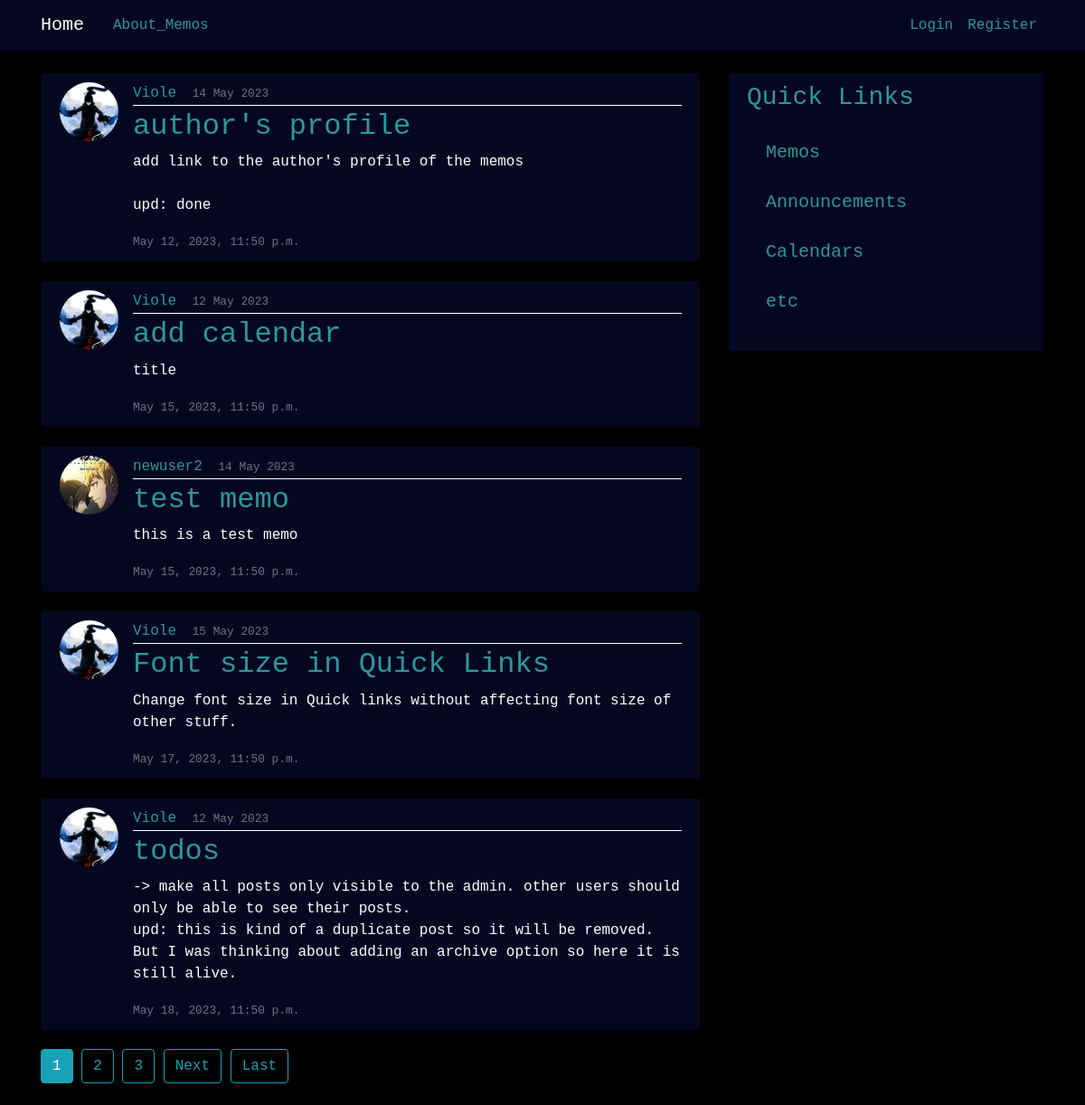
The page /memo/ on the database as committed earlier.
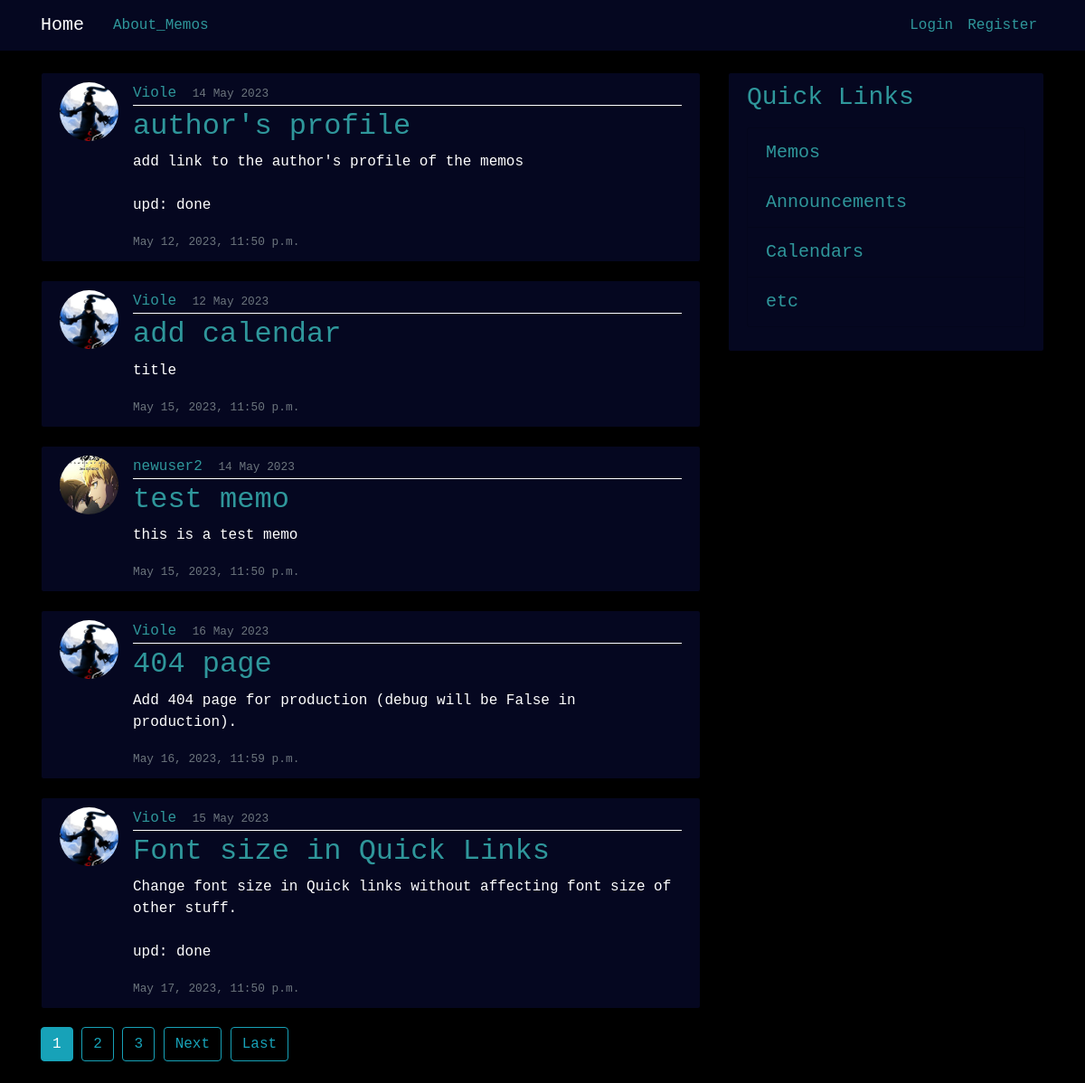
The same page on the database as committed later.
### memo/models.py (models this page shows, shortened)
class Post(models.Model):
    title = models.CharField(max_length=100)
    content = models.TextField()
    date_posted = models.DateTimeField(default=timezone.now)
    date_due = models.DateTimeField()
    author = models.ForeignKey(User, on_delete=models.CASCADE)

### users/models.py (models this page shows, shortened)
class Profile(models.Model):
    user = models.OneToOneField(User, on_delete=models.CASCADE)
    image = models.ImageField(default='default.jpg', upload_to='profile_pics')
    bio = models.TextField(blank=True, null=True)

### memo/views.py (the view)
# urls.py: path('', PostListView.as_view(), name='memo_home'),
class PostListView(ListView):
    model = Post
    template_name = 'memo/home.html' # <app>/<model>_<viewtype>.html
    context_object_name = 'posts'
    ordering = ['date_due']
    paginate_by = 5

### memo/templates/memo/home.html (shortened to what this page needs)
{% extends "memo/base.html" %}
{% block content %}
    {% for post in posts %}
        <article class="media content-section">
            <img class="rounded-circle article-img" src="{{ post.author.profile.image.url }}">
            <div class="media-body">
            <div class="article-metadata">
                <a class="mr-2" href="{% url 'profile' post.author.profile.pk %}">{{ post.author }}</a>
                <small class="text-muted">{{ post.date_posted|date:"d F Y" }}</small>
            </div>
            <h2><a class="article-title" href="{% url 'post-detail' post.id %}">{{ post.title }}</a></h2>
            <p class="article-content">{{ post.content }}</p>
            <small class="text-muted">{{ post.date_due }}</small>
            </div>
        </article>
    {% endfor %}
    {% if is_paginated %}
        {% for num in page_obj.paginator.page_range %}
            {% if page_obj.number == num %}
                <a class="btn btn-info mb-4" href="?page={{ num }}">{{ num }}</a>
            {% elif num > page_obj.number|add:'-3' and num < page_obj.number|add:'3' %}
            <a class="btn btn-outline-info mb-4" href="?page={{ num }}">{{ num }}</a>
            {% endif %}
        {% endfor %}
        {% if page_obj.has_next %}
            <a class="btn btn-outline-info mb-4" href="?page={{ page_obj.next_page_number }}">Next</a>
            <a class="btn btn-outline-info mb-4" href="?page={{ page_obj.paginator.num_pages }}">Last</a>
        {% endif %}
    {% endif %}
{% endblock content %}

### memo/templates/memo/base.html
{% extends 'common/base.html' %}
{% block about %}
  <div class="navbar-nav mr-auto">
    <a class="nav-item nav-link" href="{% url 'memo_about' %}">About_Memos</a>
  </div>
{% endblock about %}

### common/templates/common/base.html (shortened to what this page needs)
{% load static %}
<!DOCTYPE html>
<html>
<head>
    <link rel="stylesheet" href="https://cdn.jsdelivr.net/npm/bootstrap@4.0.0/dist/css/bootstrap.min.css">
    <link rel="stylesheet" type="text/css" href="{% static 'homepage/main.css' %}">
</head>
<body>
    <header class="site-header">
        <nav class="navbar navbar-expand-md navbar-dark bg-steel fixed-top">
          <div class="container">
            <a class="navbar-brand mr-4" href="{% url 'home' %}">Home</a>
            <div class="collapse navbar-collapse" id="navbarToggle">
                {% block about %}{% endblock %}
              <div class="navbar-nav">
                {% if user.is_authenticated %}
                <a class="nav-item nav-link" href="{% url 'profile' request.user.profile.pk %}">Profile</a>
                <a class="nav-item nav-link" href="{% url 'logout' %}">Logout</a>
                {% else %}
                  <a class="nav-item nav-link" href="{% url 'login' %}">Login</a>
                  <a class="nav-item nav-link" href="{% url 'register' %}">Register</a>
                {% endif %}
              </div>
            </div>
          </div>
        </nav>
    </header>
    <main role="main" class="container">
        <div class="row">
        <div class="col-md-8">
            {% block content %}{% endblock %}
        </div>
        <div class="col-md-4 quick-link">
          <div class="content-section">
          <h3>Quick Links</h3>
          <p>
              <ul class="list-group">
                <a class="list-group-item" href="{% url 'memo_home' %}">Memos</a>
              <li class="list-group-item">Announcements</li>
              <li class="list-group-item">Calendars</li>
              <li class="list-group-item">etc</li>
              </ul>
          </p>
          </div>
      </div>
        </div>
    </main>
</body>
</html>

### static/homepage/main.css (style rules this page uses)
body { background: #000000; color: #ffffff; margin-top: 5rem; font-family: 'Courier New', Courier, monospace; }
h1, h2, h3, h4, h5, h6 { color: #2f979b; }
a { color: #2f979b; }
ul { margin: 0; background-color: #050720; color: #2f979b; }
.list-group-item { background-color: #050720; font-size: medium; }
.bg-steel { background-color: #050720; }
.site-header .navbar-nav .nav-link { color: #2f979b; }
.content-section { background: #050720; padding: 10px 20px; border: 1px solid #000000; border-radius: 3px; margin-bottom: 20px; }
.article-title { color: #2f979b; }
.article-content { white-space: pre-line; }
.article-img { height: 65px; width: 65px; margin-right: 16px; object-fit: cover; }
.article-metadata { padding-bottom: 1px; margin-bottom: 4px; border-bottom: 1px solid #ffffff }
.quick-link .list-group-item { font-size: 20px; overflow: scroll; -ms-overflow-style: none; scrollbar-width: none; }

Rows that differ between the two databases and show on the page:
no longer on this page (row unchanged): Post: author.profile.image (picture), author "Viole", date_posted "12 May 2023", title "todos", content "-> make all posts only visible to the admin. other users should only be able to see their posts. upd: this is kind of a duplicate post so it will be removed. But I was thinking about adding an archive option so here it is still alive.", date_due "May 18, 2023, 11:50 p.m."
added Post: author.profile.image (picture), author "Viole", date_posted "16 May 2023", title "404 page", content "Add 404 page for production (debug will be False in production).", date_due "May 16, 2023, 11:59 p.m."
changed Post "Font size in Quick Links": content "Change font size in Quick links without affecting font size of other stuff." → "Change font size in Quick links without affecting font size of other stuff. upd: done"
